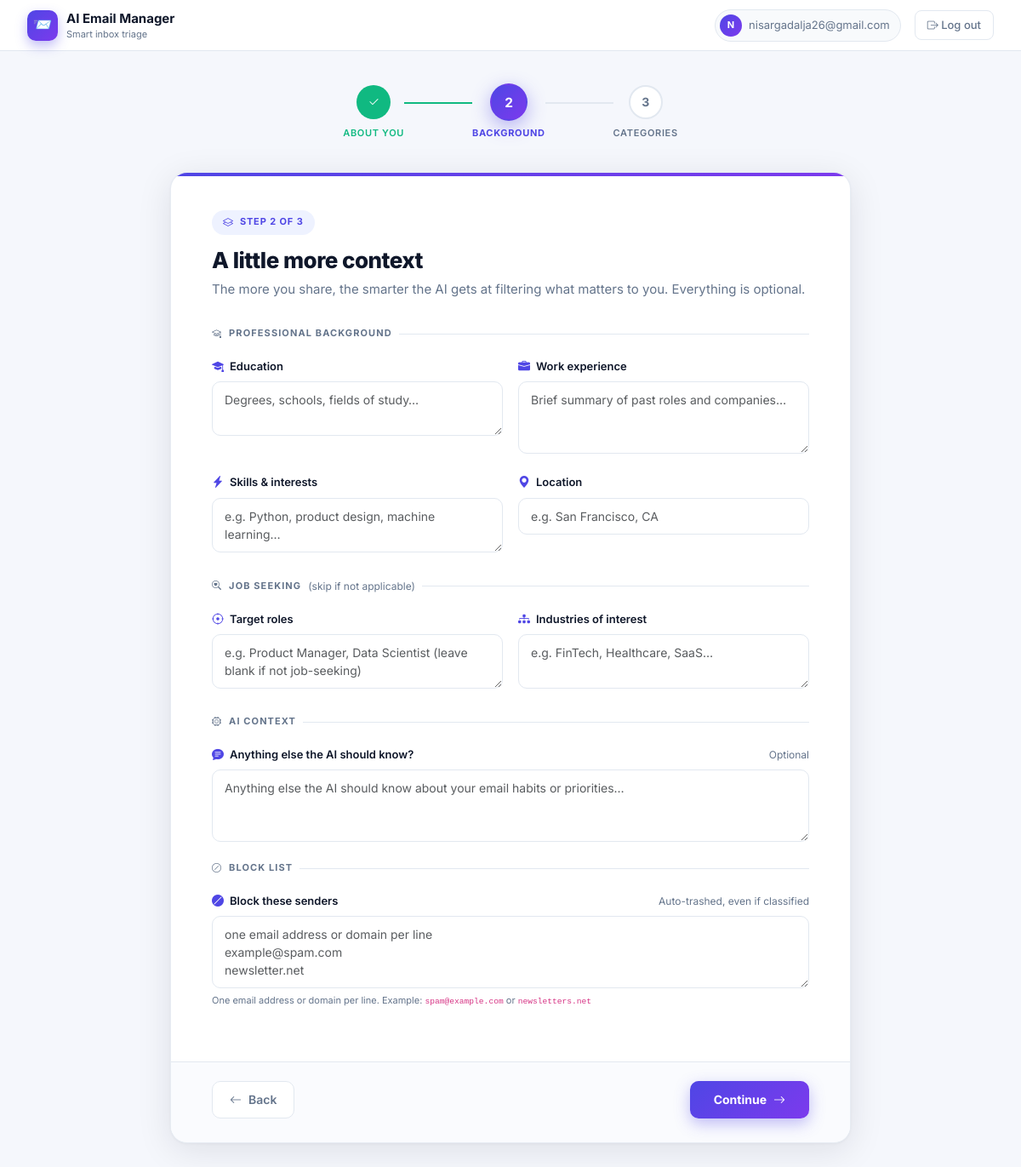
Page /accounts/onboarding/step2/ (signed in) on the earlier database version.
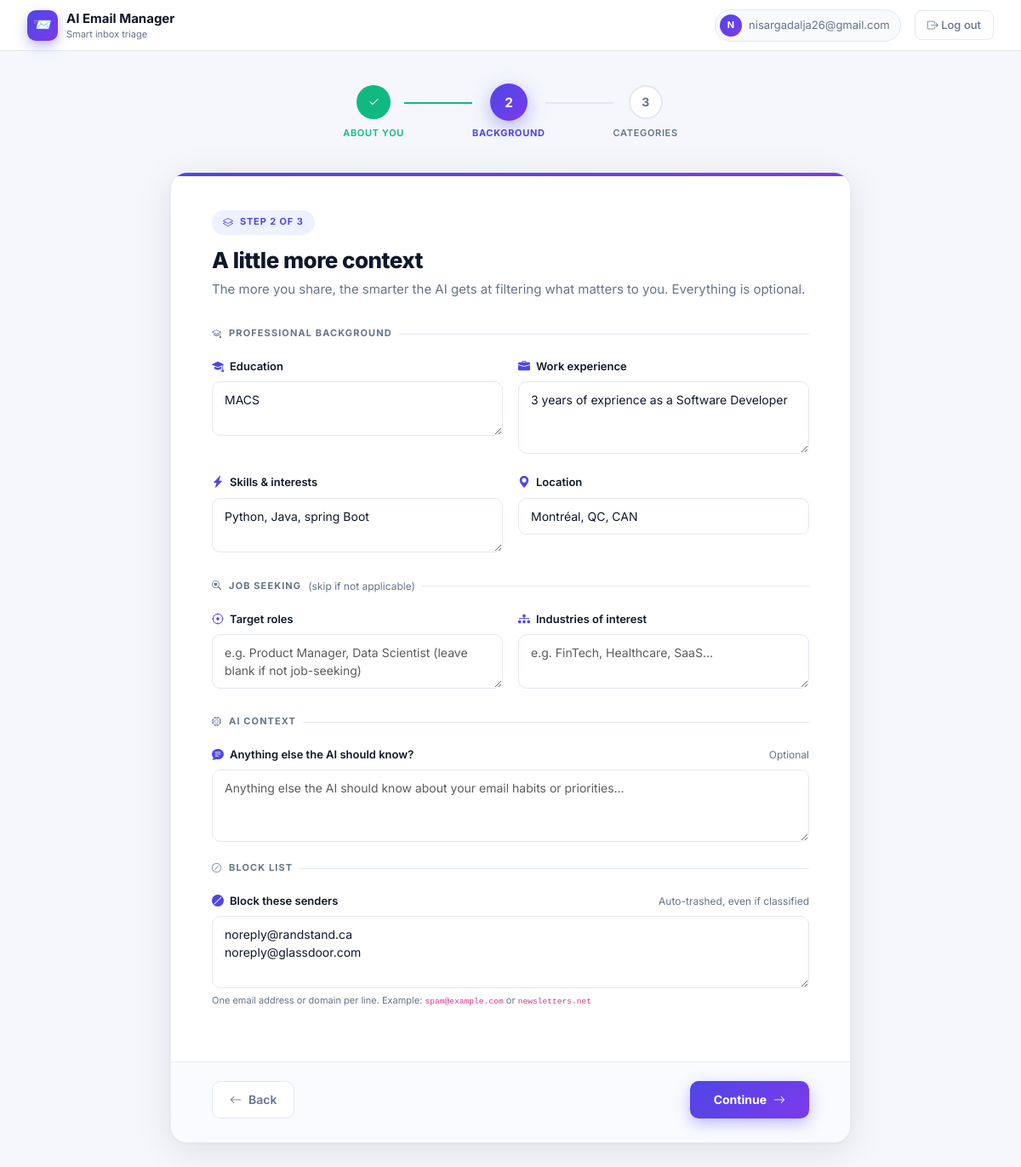
Same page on the later database version.
### accounts/models.py (models this page shows, shortened)
class UserProfile(models.Model):
    ROLE_CHOICES = [
        ("student","Student"),("job_seeker","Job Seeker"),
        ("working_pro","Working Professional"),("hr","HR / Recruiter"),
        ("manager","Manager / Leadership"),("freelancer","Freelancer / Consultant"),
        ("sales","Sales"),("support","Customer Support"),
        ("entrepreneur","Entrepreneur / Founder"),("other","Other"),
    ]
    EMAIL_TYPE_CHOICES = [("personal","Personal"),("work","Work"),("mixed","Mixed")]
    user                 = models.OneToOneField(User, on_delete=models.CASCADE, related_name="profile")
    full_name            = models.CharField(max_length=200, blank=True)
    current_role         = models.CharField(max_length=32, choices=ROLE_CHOICES, default="other")
    current_position     = models.CharField(max_length=200, blank=True)
    current_organization = models.CharField(max_length=200, blank=True)
    org_domain           = models.CharField(max_length=120, blank=True)
    education            = models.TextField(blank=True)
    experience           = models.TextField(blank=True)
    skills_interests     = models.TextField(blank=True)
    target_roles         = models.TextField(blank=True)
    industries           = models.TextField(blank=True)
    location             = models.CharField(max_length=200, blank=True)
    email_type           = models.CharField(max_length=16, choices=EMAIL_TYPE_CHOICES, default="mixed")
    additional_context   = models.TextField(blank=True)
    onboarded            = models.BooleanField(default=False)
    onboarding_step      = models.IntegerField(default=1)
    live_classification  = models.BooleanField(default=False)
    blocked_senders      = models.TextField(blank=True)
    updated_at           = models.DateTimeField(auto_now=True)

### accounts/views.py (the view)
# urls.py: path("onboarding/step2/", views.onboarding_step2, name="onboarding_step2"),
@login_required
def onboarding_step2(request):
    profile = _ensure_profile(request)
    if request.method == "POST":
        form = ProfileStep2Form(request.POST, instance=profile)
        if form.is_valid():
            form.save()
            profile.onboarding_step = 3
            profile.save(update_fields=["onboarding_step"])
            return redirect("onboarding_step3")
    else:
        form = ProfileStep2Form(instance=profile)
    return render(request, "onboarding_step2.html", {"form": form, "step": 2})

### accounts/context_processors.py (called while the page is built)
def active_job(request):
    if not request.user.is_authenticated:
        return {}
    job = (ClassificationJob.objects
           .filter(user=request.user, status__in=["pending", "running"])
           .order_by("-id").first())
    return {"global_active_job": job}

### accounts/views.py (called while the page is built)
def _ensure_profile(request):
    profile, _ = UserProfile.objects.get_or_create(
        user=request.user, defaults={"full_name": request.user.get_full_name()},
    )
    return profile

### templates/onboarding_step2.html (shortened to what this page needs)
{% extends "onboarding_base.html" %}
{% block s1_class %}done{% endblock %}
{% block s1_icon %}<i class="bi bi-check2"></i>{% endblock %}
{% block l1_class %}done{% endblock %}
{% block s2_class %}active{% endblock %}
{% block s2_icon %}2{% endblock %}
{% block s3_icon %}3{% endblock %}
{% block ob_content %}
<form method="post" novalidate>{% csrf_token %}
  <div class="ob-card-body">
    <div class="ob-card-header">
      <div class="ob-card-step-badge"><i class="bi bi-layers"></i>Step 2 of 3</div>
      <h1 class="ob-card-title">A little more context</h1>
      <p class="ob-card-sub">The more you share, the smarter the AI gets at filtering what matters to you. Everything is optional.</p>
    </div>
    <div class="ob-section-title"><i class="bi bi-mortarboard"></i> Professional background</div>
    <div class="ob-field-grid">
      <div class="ob-field">
        <label class="ob-label"><i class="bi bi-mortarboard-fill"></i> Education</label>
        {{ form.education }}
      </div>
      <div class="ob-field">
        <label class="ob-label"><i class="bi bi-briefcase-fill"></i> Work experience</label>
        {{ form.experience }}
      </div>
    </div>
    <div class="ob-field-grid">
      <div class="ob-field">
        <label class="ob-label"><i class="bi bi-lightning-charge-fill"></i> Skills & interests</label>
        {{ form.skills_interests }}
      </div>
      <div class="ob-field">
        <label class="ob-label"><i class="bi bi-geo-alt-fill"></i> Location</label>
        {{ form.location }}
      </div>
    </div>
    <div class="ob-section-title" style="margin-top:8px"><i class="bi bi-search-heart"></i> Job seeking <span style="font-weight:400;text-transform:none;letter-spacing:0;font-size:12px">(skip if not applicable)</span></div>
    <div class="ob-field-grid">
      <div class="ob-field">
        <label class="ob-label"><i class="bi bi-crosshair"></i> Target roles</label>
        {{ form.target_roles }}
      </div>
      <div class="ob-field">
        <label class="ob-label"><i class="bi bi-diagram-3-fill"></i> Industries of interest</label>
        {{ form.industries }}
      </div>
    </div>
    <div class="ob-section-title" style="margin-top:8px"><i class="bi bi-cpu"></i> AI context</div>
    <div class="ob-field">
      <label class="ob-label"><i class="bi bi-chat-text-fill"></i> Anything else the AI should know? <span class="ob-hint">Optional</span></label>
      {{ form.additional_context }}
    </div>
    <div class="ob-section-title" style="margin-top:8px"><i class="bi bi-slash-circle"></i> Block list</div>
    <div class="ob-field">
      <label class="ob-label"><i class="bi bi-ban-fill"></i> Block these senders <span class="ob-hint">Auto-trashed, even if classified</span></label>
      {{ form.blocked_senders }}
      <div style="font-size:11px;color:var(--muted);margin-top:6px">One email address or domain per line. Example: <code>spam@example.com</code> or <code>newsletters.net</code></div>
    </div>
  </div>
  <div class="ob-card-footer">
    <a href="{% url 'onboarding_step1' %}" class="ob-btn-back">
      <i class="bi bi-arrow-left"></i> Back
    </a>
    <button type="submit" class="ob-btn-next">
      Continue <i class="bi bi-arrow-right"></i>
    </button>
  </div>
</form>
{% endblock %}

Differences in the rows shown:
changed UserProfile: education (not shown) → "MACS"; experience (not shown) → "3 years of exprience as a Software Developer"; skills_interests (not shown) → "Python, Java, spring Boot"; location (not shown) → "Montréal, QC, CAN"; blocked_senders (not shown) → "noreply@randstand.ca noreply@glassdoor.com"
